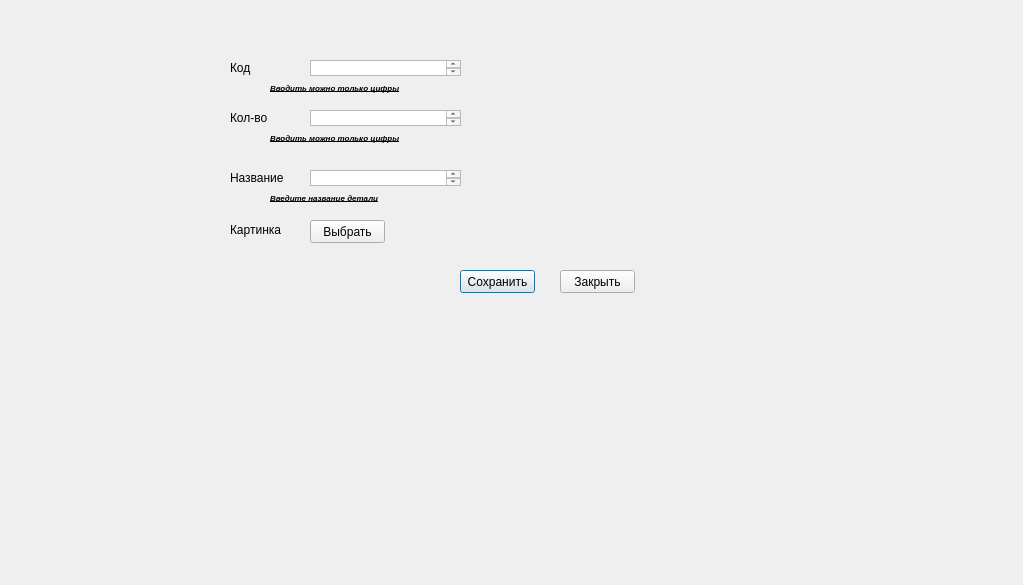
<?xml version="1.0" encoding="UTF-8"?>
<ui version="4.0">
 <class>AddNewDetail</class>
 <widget class="QDialog" name="AddNewDetail">
  <property name="geometry">
   <rect>
    <x>0</x>
    <y>0</y>
    <width>1023</width>
    <height>585</height>
   </rect>
  </property>
  <property name="windowTitle">
   <string>Dialog</string>
  </property>
  <widget class="QLabel" name="label">
   <property name="geometry">
    <rect>
     <x>230</x>
     <y>60</y>
     <width>60</width>
     <height>16</height>
    </rect>
   </property>
   <property name="text">
    <string>Код</string>
   </property>
  </widget>
  <widget class="QLabel" name="label_2">
   <property name="geometry">
    <rect>
     <x>230</x>
     <y>110</y>
     <width>60</width>
     <height>16</height>
    </rect>
   </property>
   <property name="text">
    <string>Кол-во</string>
   </property>
  </widget>
  <widget class="QLabel" name="label_3">
   <property name="geometry">
    <rect>
     <x>230</x>
     <y>170</y>
     <width>60</width>
     <height>16</height>
    </rect>
   </property>
   <property name="text">
    <string>Название</string>
   </property>
  </widget>
  <widget class="QTextEdit" name="code">
   <property name="geometry">
    <rect>
     <x>310</x>
     <y>60</y>
     <width>151</width>
     <height>16</height>
    </rect>
   </property>
  </widget>
  <widget class="QTextEdit" name="count">
   <property name="geometry">
    <rect>
     <x>310</x>
     <y>110</y>
     <width>151</width>
     <height>16</height>
    </rect>
   </property>
  </widget>
  <widget class="QTextEdit" name="name">
   <property name="geometry">
    <rect>
     <x>310</x>
     <y>170</y>
     <width>151</width>
     <height>16</height>
    </rect>
   </property>
  </widget>
  <widget class="QPushButton" name="save">
   <property name="geometry">
    <rect>
     <x>460</x>
     <y>270</y>
     <width>75</width>
     <height>23</height>
    </rect>
   </property>
   <property name="text">
    <string>Сохранить</string>
   </property>
  </widget>
  <widget class="QPushButton" name="select_image">
   <property name="geometry">
    <rect>
     <x>310</x>
     <y>220</y>
     <width>75</width>
     <height>23</height>
    </rect>
   </property>
   <property name="text">
    <string>Выбрать</string>
   </property>
  </widget>
  <widget class="QLabel" name="label_4">
   <property name="geometry">
    <rect>
     <x>230</x>
     <y>220</y>
     <width>61</width>
     <height>20</height>
    </rect>
   </property>
   <property name="text">
    <string>Картинка</string>
   </property>
  </widget>
  <widget class="QPushButton" name="close">
   <property name="geometry">
    <rect>
     <x>560</x>
     <y>270</y>
     <width>75</width>
     <height>23</height>
    </rect>
   </property>
   <property name="text">
    <string>Закрыть</string>
   </property>
  </widget>
  <widget class="QLabel" name="codeErrorLabel">
   <property name="enabled">
    <bool>true</bool>
   </property>
   <property name="geometry">
    <rect>
     <x>270</x>
     <y>80</y>
     <width>241</width>
     <height>16</height>
    </rect>
   </property>
   <property name="font">
    <font>
     <pointsize>6</pointsize>
     <weight>75</weight>
     <italic>true</italic>
     <bold>true</bold>
     <underline>true</underline>
    </font>
   </property>
   <property name="text">
    <string>Вводить можно только цифры</string>
   </property>
  </widget>
  <widget class="QLabel" name="countErrorLabel">
   <property name="geometry">
    <rect>
     <x>270</x>
     <y>130</y>
     <width>201</width>
     <height>16</height>
    </rect>
   </property>
   <property name="font">
    <font>
     <pointsize>6</pointsize>
     <weight>75</weight>
     <italic>true</italic>
     <bold>true</bold>
     <underline>true</underline>
    </font>
   </property>
   <property name="text">
    <string>Вводить можно только цифры</string>
   </property>
  </widget>
  <widget class="QLabel" name="nameErrorLabel">
   <property name="geometry">
    <rect>
     <x>270</x>
     <y>190</y>
     <width>161</width>
     <height>16</height>
    </rect>
   </property>
   <property name="font">
    <font>
     <pointsize>6</pointsize>
     <weight>75</weight>
     <italic>true</italic>
     <bold>true</bold>
     <underline>true</underline>
    </font>
   </property>
   <property name="text">
    <string>Введите название детали</string>
   </property>
  </widget>
 </widget>
 <resources/>
 <connections/>
</ui>
